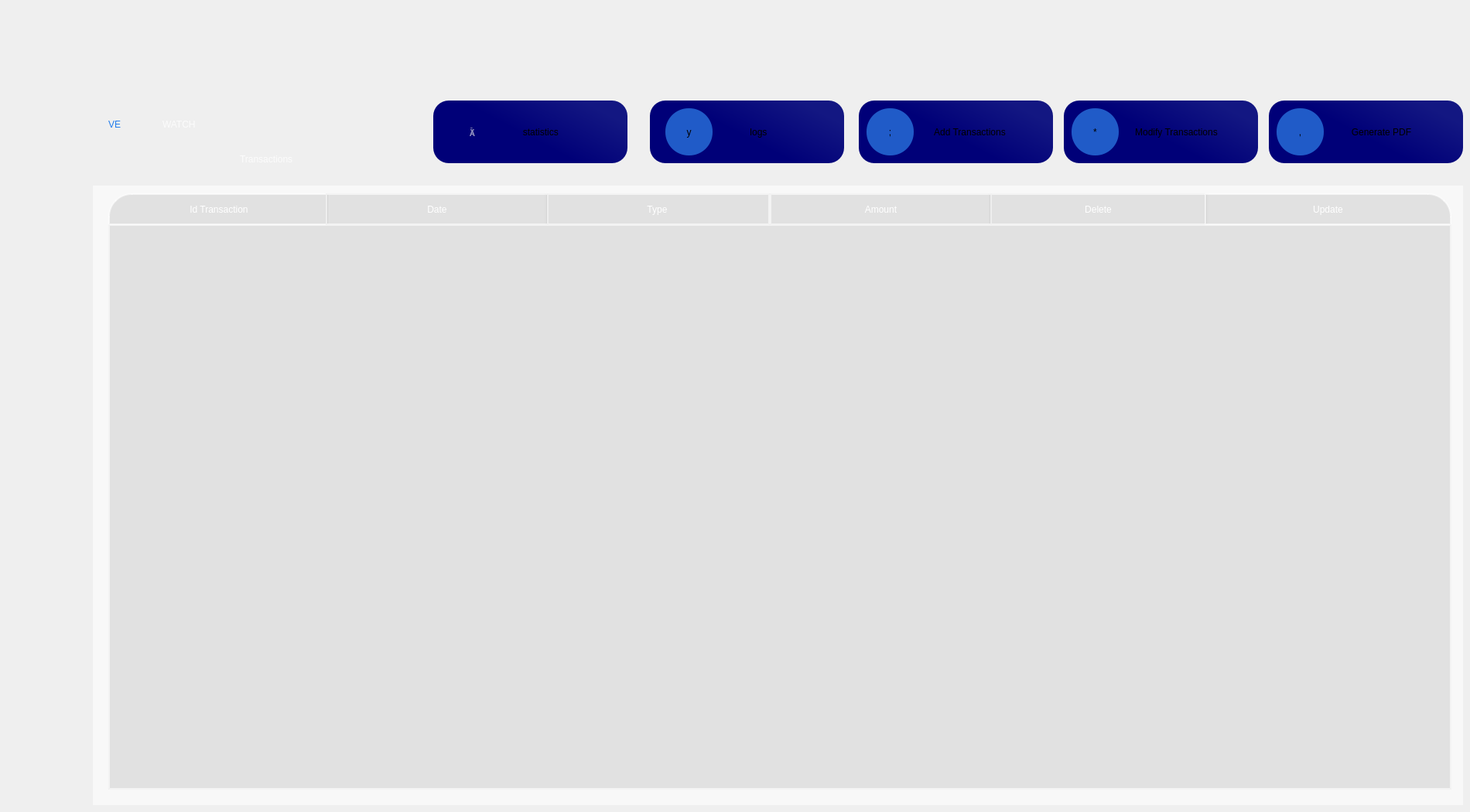
   <widget class="QWidget" name="transaction">
    <property name="styleSheet">
     <string notr="true">background-color: qlineargradient(spread:pad, x1:0.426227, y1:0, x2:0.625, y2:1, stop:0 rgba(0, 0, 0, 255), stop:1 rgba(49, 21, 78, 255));

QTableView#tableViewtr::item
{
		color:rgb(255, 255, 255);
        background-color:rgba(49,28,71,100);
        border : 2px solid white ;
        font-size : 15px;
        min-width : 200;
        min-height : 200;
        max-width : 400;
        max-height : 400;

}
QHeaderView::section
{
		background:transparent;
		font-size : 15px;
		
		
}
QTableView#tableViewtr::item
{
		color:rgb(255, 255, 255);
        background-color:rgba(49,28,71,100);
        border : 2px solid white ;
        font-size : 15px;
        min-width : 200;
        min-height : 200;
        max-width : 400;
        max-height : 400;

}
QHeaderView::section {background-color: rgba(255,255,255,120);
color:black;}
              QHeaderView {background-color: rgba(49,28,71,100);
color:black;}</string>
    </property>
    <widget class="QPushButton" name="hihi_37">
     <property name="geometry">
      <rect>
       <x>1375</x>
       <y>130</y>
       <width>251</width>
       <height>81</height>
      </rect>
     </property>
     <property name="toolTipDuration">
      <number>1</number>
     </property>
     <property name="autoFillBackground">
      <bool>false</bool>
     </property>
     <property name="styleSheet">
      <string notr="true">QPushButton#hihi_37{
	font: 14pt &quot;MS Shell Dlg 2&quot;;
border-radius:20px;
	background-color: qlineargradient(spread:pad, x1:1, y1:0.386, x2:0.545454, y2:0.665, stop:0 rgba(19, 23, 130, 255), stop:1 rgba(0, 0, 120, 255));
}
QPushButton#hihi_37:hover{
border-radius:20px;
color:rgb(255,255,255);
	background-color: qlineargradient(spread:pad, x1:1, y1:0.386, x2:0.545454, y2:0.665, stop:0 rgba(19, 23, 130, 255), stop:1 rgba(0, 0, 200, 255));
	font: 14pt &quot;MS Shell Dlg 2&quot;;
}

</string>
     </property>
     <property name="text">
      <string>            Modify Transactions</string>
     </property>
     <property name="iconSize">
      <size>
       <width>40</width>
       <height>40</height>
      </size>
     </property>
     <property name="flat">
      <bool>false</bool>
     </property>
    </widget>
    <widget class="QPushButton" name="hihi_39">
     <property name="geometry">
      <rect>
       <x>1385</x>
       <y>140</y>
       <width>61</width>
       <height>61</height>
      </rect>
     </property>
     <property name="toolTipDuration">
      <number>1</number>
     </property>
     <property name="autoFillBackground">
      <bool>false</bool>
     </property>
     <property name="styleSheet">
      <string notr="true">QPushButton#hihi_39{
border-radius:30px;
	font: 24pt &quot;dripicons-v2&quot;;
	background-color: rgb(32, 91, 200);
}</string>
     </property>
     <property name="text">
      <string>*</string>
     </property>
     <property name="iconSize">
      <size>
       <width>40</width>
       <height>40</height>
      </size>
     </property>
     <property name="flat">
      <bool>false</bool>
     </property>
    </widget>
    <widget class="QPushButton" name="hihi_40">
     <property name="geometry">
      <rect>
       <x>1120</x>
       <y>140</y>
       <width>61</width>
       <height>61</height>
      </rect>
     </property>
     <property name="toolTipDuration">
      <number>1</number>
     </property>
     <property name="autoFillBackground">
      <bool>false</bool>
     </property>
     <property name="styleSheet">
      <string notr="true">QPushButton#hihi_40{
border-radius:30px;
	font: 24pt &quot;dripicons-v2&quot;;
	background-color: rgb(32, 91, 200);
}</string>
     </property>
     <property name="text">
      <string>;</string>
     </property>
     <property name="iconSize">
      <size>
       <width>40</width>
       <height>40</height>
      </size>
     </property>
     <property name="flat">
      <bool>false</bool>
     </property>
    </widget>
    <widget class="QPushButton" name="hihi_36">
     <property name="geometry">
      <rect>
       <x>1640</x>
       <y>130</y>
       <width>251</width>
       <height>81</height>
      </rect>
     </property>
     <property name="toolTipDuration">
      <number>1</number>
     </property>
     <property name="autoFillBackground">
      <bool>false</bool>
     </property>
     <property name="styleSheet">
      <string notr="true">QPushButton#hihi_36{
	font: 14pt &quot;MS Shell Dlg 2&quot;;
border-radius:20px;
	background-color: qlineargradient(spread:pad, x1:1, y1:0.386, x2:0.545454, y2:0.665, stop:0 rgba(19, 23, 130, 255), stop:1 rgba(0, 0, 120, 255));
}
QPushButton#hihi_36:hover{
border-radius:20px;
color:rgb(255,255,255);
	background-color: qlineargradient(spread:pad, x1:1, y1:0.386, x2:0.545454, y2:0.665, stop:0 rgba(19, 23, 130, 255), stop:1 rgba(0, 0, 200, 255));
	font: 14pt &quot;MS Shell Dlg 2&quot;;
}

</string>
     </property>
     <property name="text">
      <string>            Generate PDF</string>
     </property>
     <property name="iconSize">
      <size>
       <width>40</width>
       <height>40</height>
      </size>
     </property>
     <property name="flat">
      <bool>false</bool>
     </property>
    </widget>
    <widget class="QPushButton" name="hihi_38">
     <property name="geometry">
      <rect>
       <x>1650</x>
       <y>140</y>
       <width>61</width>
       <height>61</height>
      </rect>
     </property>
     <property name="toolTipDuration">
      <number>1</number>
     </property>
     <property name="autoFillBackground">
      <bool>false</bool>
     </property>
     <property name="styleSheet">
      <string notr="true">QPushButton#hihi_38{
border-radius:30px;
	font: 24pt &quot;dripicons-v2&quot;;
	background-color: rgb(32, 91, 200);
}</string>
     </property>
     <property name="text">
      <string>,</string>
     </property>
     <property name="iconSize">
      <size>
       <width>40</width>
       <height>40</height>
      </size>
     </property>
     <property name="flat">
      <bool>false</bool>
     </property>
    </widget>
    <widget class="QPushButton" name="hihi_35">
     <property name="geometry">
      <rect>
       <x>1110</x>
       <y>130</y>
       <width>251</width>
       <height>81</height>
      </rect>
     </property>
     <property name="toolTipDuration">
      <number>1</number>
     </property>
     <property name="autoFillBackground">
      <bool>false</bool>
     </property>
     <property name="styleSheet">
      <string notr="true">QPushButton#hihi_35{
	font: 14pt &quot;MS Shell Dlg 2&quot;;
border-radius:20px;
	background-color: qlineargradient(spread:pad, x1:1, y1:0.386, x2:0.545454, y2:0.665, stop:0 rgba(19, 23, 130, 255), stop:1 rgba(0, 0, 120, 255));
}
QPushButton#hihi_35:hover{
border-radius:20px;
color:rgb(255,255,255);
	background-color: qlineargradient(spread:pad, x1:1, y1:0.386, x2:0.545454, y2:0.665, stop:0 rgba(19, 23, 130, 255), stop:1 rgba(0, 0, 200, 255));
	font: 14pt &quot;MS Shell Dlg 2&quot;;
}

</string>
     </property>
     <property name="text">
      <string>           Add Transactions</string>
     </property>
     <property name="iconSize">
      <size>
       <width>40</width>
       <height>40</height>
      </size>
     </property>
     <property name="flat">
      <bool>false</bool>
     </property>
    </widget>
    <widget class="QLabel" name="label_116">
     <property name="geometry">
      <rect>
       <x>310</x>
       <y>190</y>
       <width>91</width>
       <height>31</height>
      </rect>
     </property>
     <property name="styleSheet">
      <string notr="true">color: rgba(255,255,255,200);
font: 12pt &quot;MS Shell Dlg 2&quot;;
background-color:transparent;</string>
     </property>
     <property name="text">
      <string>Transactions</string>
     </property>
    </widget>
    <widget class="QLabel" name="label_114">
     <property name="geometry">
      <rect>
       <x>140</x>
       <y>110</y>
       <width>71</width>
       <height>101</height>
      </rect>
     </property>
     <property name="styleSheet">
      <string notr="true">font: 42pt &quot;MS Shell Dlg 2&quot;;
background-color:transparent;
color: rgba(35,125,236,255);</string>
     </property>
     <property name="text">
      <string>VE</string>
     </property>
    </widget>
    <widget class="QLabel" name="label_115">
     <property name="geometry">
      <rect>
       <x>210</x>
       <y>110</y>
       <width>201</width>
       <height>101</height>
      </rect>
     </property>
     <property name="styleSheet">
      <string notr="true">color: rgba(255,255,255,200);
font: 42pt &quot;MS Shell Dlg 2&quot;;
background-color:transparent;</string>
     </property>
     <property name="text">
      <string>WATCH</string>
     </property>
    </widget>
    <widget class="QLabel" name="label_117">
     <property name="geometry">
      <rect>
       <x>120</x>
       <y>240</y>
       <width>1771</width>
       <height>801</height>
      </rect>
     </property>
     <property name="styleSheet">
      <string notr="true">background-color:rgba(255,255,255,150);

</string>
     </property>
     <property name="text">
      <string/>
     </property>
    </widget>
    <widget class="QTableView" name="tableviewtr">
     <property name="geometry">
      <rect>
       <x>140</x>
       <y>290</y>
       <width>1736</width>
       <height>731</height>
      </rect>
     </property>
     <property name="font">
      <font>
       <pointsize>14</pointsize>
      </font>
     </property>
     <property name="styleSheet">
      <string notr="true">
QTableView#tableviewtr{
	background-color: rgba(200, 200, 200,120);
border:2px solid rgba(255,255,255,150);
}
QTableView#tableviewtr::item{
		 background-color:rgba(49,28,71,100);
        border : 2px solid white ;
        font-size : 15px;
        min-width : 279px;
        min-height : 279px;
        max-width : 400;
        max-height : 400;
}
QTableView QScrollBar:vertical {
				border: 2px solid grey;
             background: #32CC99;
             height: 15px;
             margin: 0px 20px 0 20px;
             }
</string>
     </property>
     <attribute name="horizontalHeaderVisible">
      <bool>false</bool>
     </attribute>
     <attribute name="horizontalHeaderCascadingSectionResizes">
      <bool>true</bool>
     </attribute>
     <attribute name="horizontalHeaderMinimumSectionSize">
      <number>30</number>
     </attribute>
     <attribute name="horizontalHeaderDefaultSectionSize">
      <number>60</number>
     </attribute>
     <attribute name="horizontalHeaderHighlightSections">
      <bool>true</bool>
     </attribute>
     <attribute name="horizontalHeaderShowSortIndicator" stdset="0">
      <bool>true</bool>
     </attribute>
     <attribute name="horizontalHeaderStretchLastSection">
      <bool>true</bool>
     </attribute>
     <attribute name="verticalHeaderCascadingSectionResizes">
      <bool>true</bool>
     </attribute>
     <attribute name="verticalHeaderMinimumSectionSize">
      <number>40</number>
     </attribute>
     <attribute name="verticalHeaderDefaultSectionSize">
      <number>60</number>
     </attribute>
     <attribute name="verticalHeaderShowSortIndicator" stdset="0">
      <bool>true</bool>
     </attribute>
     <attribute name="verticalHeaderStretchLastSection">
      <bool>true</bool>
     </attribute>
    </widget>
    <widget class="QLabel" name="label_3">
     <property name="geometry">
      <rect>
       <x>140</x>
       <y>250</y>
       <width>286</width>
       <height>41</height>
      </rect>
     </property>
     <property name="layoutDirection">
      <enum>Qt::LeftToRight</enum>
     </property>
     <property name="styleSheet">
      <string notr="true">	background-color: rgba(200, 200, 200,120);
font: 75 14pt &quot;MS Shell Dlg 2&quot;;
border:2px solid rgba(255,255,255,150);
border-top-left-radius: 30px;
color:white;</string>
     </property>
     <property name="text">
      <string>Id Transaction</string>
     </property>
     <property name="alignment">
      <set>Qt::AlignCenter</set>
     </property>
    </widget>
    <widget class="QLabel" name="label_4">
     <property name="geometry">
      <rect>
       <x>1277</x>
       <y>250</y>
       <width>285</width>
       <height>41</height>
      </rect>
     </property>
     <property name="layoutDirection">
      <enum>Qt::LeftToRight</enum>
     </property>
     <property name="styleSheet">
      <string notr="true">	background-color: rgba(200, 200, 200,120);
font: 75 14pt &quot;MS Shell Dlg 2&quot;;
border:2px solid rgba(255,255,255,150);
color:white;</string>
     </property>
     <property name="text">
      <string>Delete</string>
     </property>
     <property name="alignment">
      <set>Qt::AlignCenter</set>
     </property>
    </widget>
    <widget class="QLabel" name="label_10">
     <property name="geometry">
      <rect>
       <x>1557</x>
       <y>250</y>
       <width>319</width>
       <height>41</height>
      </rect>
     </property>
     <property name="layoutDirection">
      <enum>Qt::LeftToRight</enum>
     </property>
     <property name="styleSheet">
      <string notr="true">	background-color: rgba(200, 200, 200,120);
font: 75 14pt &quot;MS Shell Dlg 2&quot;;
border:2px solid rgba(255,255,255,150);
border-top-right-radius: 30px;
color:white;</string>
     </property>
     <property name="text">
      <string>Update</string>
     </property>
     <property name="alignment">
      <set>Qt::AlignCenter</set>
     </property>
    </widget>
    <widget class="QLabel" name="label_5">
     <property name="geometry">
      <rect>
       <x>995</x>
       <y>250</y>
       <width>287</width>
       <height>41</height>
      </rect>
     </property>
     <property name="layoutDirection">
      <enum>Qt::LeftToRight</enum>
     </property>
     <property name="styleSheet">
      <string notr="true">	background-color: rgba(200, 200, 200,120);
font: 75 14pt &quot;MS Shell Dlg 2&quot;;
border:2px solid rgba(255,255,255,150);
color:white;</string>
     </property>
     <property name="text">
      <string>Amount</string>
     </property>
     <property name="alignment">
      <set>Qt::AlignCenter</set>
     </property>
    </widget>
    <widget class="QLabel" name="label_7">
     <property name="geometry">
      <rect>
       <x>704</x>
       <y>250</y>
       <width>291</width>
       <height>41</height>
      </rect>
     </property>
     <property name="layoutDirection">
      <enum>Qt::LeftToRight</enum>
     </property>
     <property name="styleSheet">
      <string notr="true">	background-color: rgba(200, 200, 200,120);
font: 75 14pt &quot;MS Shell Dlg 2&quot;;
border:2px solid rgba(255,255,255,150);
color:white;</string>
     </property>
     <property name="text">
      <string>Type</string>
     </property>
     <property name="alignment">
      <set>Qt::AlignCenter</set>
     </property>
    </widget>
    <widget class="QLabel" name="label_8">
     <property name="geometry">
      <rect>
       <x>421</x>
       <y>250</y>
       <width>288</width>
       <height>41</height>
      </rect>
     </property>
     <property name="layoutDirection">
      <enum>Qt::LeftToRight</enum>
     </property>
     <property name="styleSheet">
      <string notr="true">	background-color: rgba(200, 200, 200,120);
font: 75 14pt &quot;MS Shell Dlg 2&quot;;
border:2px solid rgba(255,255,255,150);
color:white;</string>
     </property>
     <property name="text">
      <string>Date</string>
     </property>
     <property name="alignment">
      <set>Qt::AlignCenter</set>
     </property>
    </widget>
    <widget class="QPushButton" name="hihi_10tr_3">
     <property name="geometry">
      <rect>
       <x>840</x>
       <y>130</y>
       <width>251</width>
       <height>81</height>
      </rect>
     </property>
     <property name="toolTipDuration">
      <number>1</number>
     </property>
     <property name="autoFillBackground">
      <bool>false</bool>
     </property>
     <property name="styleSheet">
      <string notr="true">QPushButton#hihi_10tr_3{
	font: 14pt &quot;MS Shell Dlg 2&quot;;
border-radius:20px;
	background-color: qlineargradient(spread:pad, x1:1, y1:0.386, x2:0.545454, y2:0.665, stop:0 rgba(19, 23, 130, 255), stop:1 rgba(0, 0, 120, 255));
}
QPushButton#hihi_10tr_3:hover{
border-radius:20px;
color:rgb(255,255,255);
	background-color: qlineargradient(spread:pad, x1:1, y1:0.386, x2:0.545454, y2:0.665, stop:0 rgba(19, 23, 130, 255), stop:1 rgba(0, 0, 200, 255));
	font: 14pt &quot;MS Shell Dlg 2&quot;;
}

</string>
     </property>
     <property name="text">
      <string>         logs</string>
     </property>
     <property name="iconSize">
      <size>
       <width>40</width>
       <height>40</height>
      </size>
     </property>
     <property name="flat">
      <bool>false</bool>
     </property>
    </widget>
    <widget class="QPushButton" name="hihi_11tr_3">
     <property name="geometry">
      <rect>
       <x>860</x>
       <y>140</y>
       <width>61</width>
       <height>61</height>
      </rect>
     </property>
     <property name="toolTipDuration">
      <number>1</number>
     </property>
     <property name="autoFillBackground">
      <bool>false</bool>
     </property>
     <property name="styleSheet">
      <string notr="true">QPushButton#hihi_11tr_3{
border-radius:30px;
	font: 24pt &quot;dripicons-v2&quot;;
	background-color: rgb(32, 91, 200);
}</string>
     </property>
     <property name="text">
      <string>y</string>
     </property>
     <property name="iconSize">
      <size>
       <width>40</width>
       <height>40</height>
      </size>
     </property>
     <property name="flat">
      <bool>false</bool>
     </property>
    </widget>
    <widget class="QPushButton" name="hihi_10tr_4">
     <property name="geometry">
      <rect>
       <x>560</x>
       <y>130</y>
       <width>251</width>
       <height>81</height>
      </rect>
     </property>
     <property name="toolTipDuration">
      <number>1</number>
     </property>
     <property name="autoFillBackground">
      <bool>false</bool>
     </property>
     <property name="styleSheet">
      <string notr="true">QPushButton#hihi_10tr_4{
	font: 14pt &quot;MS Shell Dlg 2&quot;;
border-radius:20px;
	background-color: qlineargradient(spread:pad, x1:1, y1:0.386, x2:0.545454, y2:0.665, stop:0 rgba(19, 23, 130, 255), stop:1 rgba(0, 0, 120, 255));
}
QPushButton#hihi_10tr_4:hover{
border-radius:20px;
color:rgb(255,255,255);
	background-color: qlineargradient(spread:pad, x1:1, y1:0.386, x2:0.545454, y2:0.665, stop:0 rgba(19, 23, 130, 255), stop:1 rgba(0, 0, 200, 255));
	font: 14pt &quot;MS Shell Dlg 2&quot;;
}

</string>
     </property>
     <property name="text">
      <string>        statistics</string>
     </property>
     <property name="iconSize">
      <size>
       <width>40</width>
       <height>40</height>
      </size>
     </property>
     <property name="flat">
      <bool>false</bool>
     </property>
    </widget>
    <widget class="QPushButton" name="hihi_12">
     <property name="geometry">
      <rect>
       <x>590</x>
       <y>150</y>
       <width>41</width>
       <height>41</height>
      </rect>
     </property>
     <property name="toolTipDuration">
      <number>1</number>
     </property>
     <property name="autoFillBackground">
      <bool>false</bool>
     </property>
     <property name="styleSheet">
      <string notr="true">QPushButton#hihi_12
{
font: 30pt &quot;dripicons-v2&quot;;
border:none;
background-color:transparent;
color:rgba(255,255,255,150);
}
QPushButton#hihi_12:hover
{
font: 30pt &quot;dripicons-v2&quot;;
border:none;
background-color:transparent;
color:rgba(255,255,255,255);
}</string>
     </property>
     <property name="text">
      <string></string>
     </property>
     <property name="iconSize">
      <size>
       <width>40</width>
       <height>40</height>
      </size>
     </property>
     <property name="flat">
      <bool>false</bool>
     </property>
    </widget>
    <zorder>label_117</zorder>
    <zorder>label_4</zorder>
    <zorder>hihi_35</zorder>
    <zorder>hihi_37</zorder>
    <zorder>hihi_39</zorder>
    <zorder>hihi_40</zorder>
    <zorder>hihi_36</zorder>
    <zorder>hihi_38</zorder>
    <zorder>label_116</zorder>
    <zorder>label_114</zorder>
    <zorder>label_115</zorder>
    <zorder>tableviewtr</zorder>
    <zorder>label_3</zorder>
    <zorder>label_10</zorder>
    <zorder>label_5</zorder>
    <zorder>label_7</zorder>
    <zorder>label_8</zorder>
    <zorder>hihi_10tr_3</zorder>
    <zorder>hihi_11tr_3</zorder>
    <zorder>hihi_10tr_4</zorder>
    <zorder>hihi_12</zorder>
   </widget>
